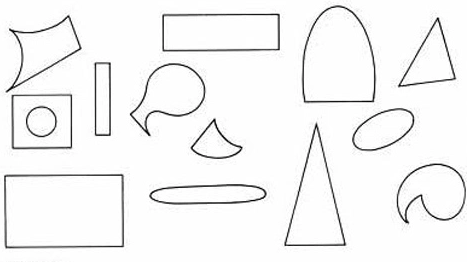
#> input picture Clase_7/Imagenes/fig.PNG, 467 x 262 px
$ python main.py
#> lines starting #> are read from the running program, lines starting #| are printed output that depends on the picture; after the words box and inside, x2 and y2 are one past the last pixel; in counts of white or black regions, pixels touching at a corner belong together
import cv2
import numpy as np

path = 'Imagenes/fig.PNG'

imgColor = cv2.imread(path, 1)
#> imgColor is the input picture: shape (262, 467, 3); mean B, G, R 244.4, 244.3, 244.4
imgGray = cv2.imread(path, 0)
#> imgGray: shape (262, 467); min 0, max 255, mean 244.3

ret, imgBinary = cv2.threshold(imgGray, 0, 255, cv2.THRESH_BINARY_INV | cv2.THRESH_OTSU) # Otsu's thresholding compared with binary thresholding makes the image more clear
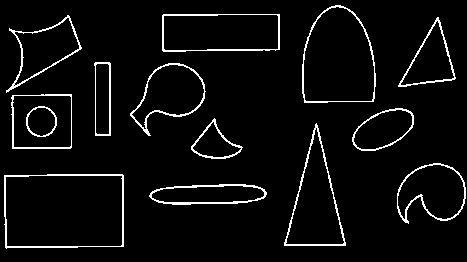
#> imgBinary: shape (262, 467); 4.9% white in thin lines or dots
#> ret = 173
cv2.imshow('imgBinary', imgBinary)
cv2.waitKey(1)
contours, hie = cv2.findContours(imgBinary, cv2.RETR_LIST, cv2.CHAIN_APPROX_NONE) #cv2.RETR_LIST: devuelve todos los contornos sin jerarquía
#> contours = 29 contours, 1 with area under 20; largest, box (x1, y1, x2, y2) and area: (4, 174, 124, 249) 8570, (5, 175, 123, 247) 8252, (302, 5, 376, 103) 5838, (303, 6, 375, 102) 5616, (162, 14, 280, 52) 4224; hie = 29 rows, first 6: [1, -1, -1, -1], [2, 0, -1, -1], [3, 1, -1, -1], [4, 2, -1, -1], [5, 3, -1, -1], [6, 4, -1, -1]
                                                                                    #cv2.CHAIN_APPROX_SIMPLE: comprime los segmentos horizontales, verticales y diagonales y deja solo sus puntos finales
                                                                                    #cv2.RETR_TREE: devuelve todos los contornos con jerarquía
                                                                                    #cv2.CHAIN_APPROX_NONE: devuelve todos los puntos del contorno
                                                                                    #cv2.RETR_EXTERNAL: devuelve solo los contornos externos
                                                                                    #hie es la jerarquía de los contornos
imgContours = np.zeros(imgColor.shape[:], dtype=np.uint8) # crear una imagen vacia para ubicar los contornos
print(len(contours))
#| 29
if (len(contours) > 0):
    for cnt in contours:
        x,y,w,h = cv2.boundingRect(cnt) # Devuelve las coordenadas de la esquina superior izquierda y el ancho y alto del rectángulo que rodea al contorno
        area = cv2.contourArea(cnt)
        if ( area > 500):
            cv2.rectangle(imgColor, (x, y), (x+w, y+h), (255, 0, 0), 2)
            p = cv2.arcLength(cnt, True)
            c = 4*np.pi*area/(p*p) # circularity
            if (c > 0.8):
                #cv2.drawContours(imgColor, cnt, -1, (255, 0, 0), 2)
                cv2.drawContours(imgContours, cnt, -1, (255, 0, 0), 2)
                cv2.imshow('imgColor', imgColor)
                cv2.imshow('imgContours', imgContours)
                cv2.waitKey(0)
#> this loop made 29 passes
#> (x, y, w, h, area, p, c) on passes 1 to 12: (151, 185, 114, 18, 1604, 243.6, 0.34), (149, 184, 118, 21, 1890, 254.1, 0.368), (5, 175, 118, 72, 8251.5, 372.7, 0.746), (4, 174, 120, 75, 8570, 383.3, 0.733), (397, 164, 68, 56, 2584, 244.5, 0.543), (397, 163, 69, 61, 2826, 256.5, 0.54), (285, 127, 60, 118, 3507, 315.7, 0.442), (284, 123, 62, 123, 3793.5, 330.3, 0.437), (192, 121, 50, 37, 856.5, 135.4, 0.587), (191, 118, 52, 41, 1020, 146.9, 0.594), (353, 109, 60, 41, 1595.5, 163.4, 0.751), (352, 108, 62, 43, 1754.5, 170.3, 0.761)
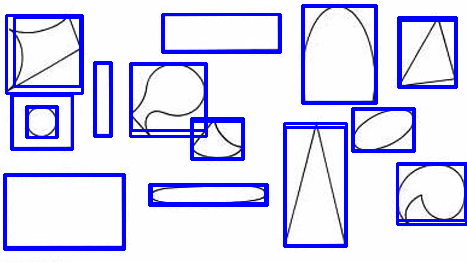
#> imgColor: shape (262, 467, 3); 12.68% of pixels changed, all inside (x1, y1, x2, y2) = (3, 4, 467, 251)
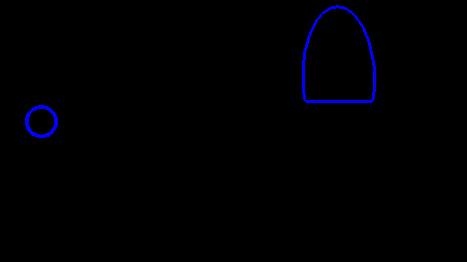
#> imgContours: shape (262, 467, 3); mean B, G, R 2.4, 0, 0
cv2.destroyAllWindows()

$ run again, with Clase_7/Imagenes/Img_Pintar.JPG saved as Clase_7/Imagenes/fig.PNG
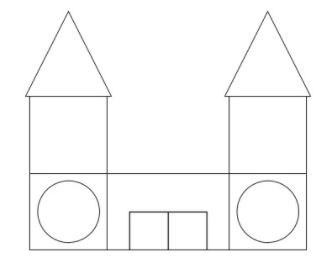
#> input picture Clase_7/Imagenes/Img_Pintar.JPG, 323 x 266 px
#> imgColor is the input picture: shape (266, 323, 3); min 40, max 255, mean 249.6
#> `ret, imgBinary = cv2.threshold(imgGray, 0, 255, cv2.THRESH_BINARY_INV ..`:
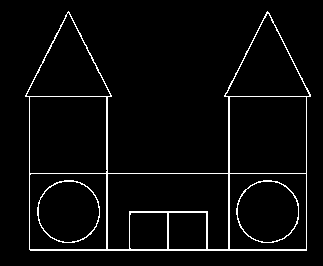
#> imgBinary: shape (266, 323); 3.9% white in thin lines or dots, all inside (x1, y1, x2, y2) = (25, 11, 311, 251)
#> ret = 198
#> contours = 14 contours; largest, box (x1, y1, x2, y2) and area: (25, 11, 311, 251) 40764, (107, 173, 229, 250) 6229, (29, 96, 108, 174) 5928, (229, 96, 307, 174) 5927, (229, 173, 307, 250) 5850; hie = 14 rows, first 6: [1, -1, -1, -1], [2, 0, -1, -1], [3, 1, -1, -1], [4, 2, -1, -1], [5, 3, -1, -1], [6, 4, -1, -1]
#| 14
#> the loop `for cnt in contours:` made 14 passes
#> (x, y, w, h, area, p, c) on passes 1 to 8: (168, 212, 39, 38, 1404, 147.7, 0.809), (129, 212, 39, 38, 1400, 146.5, 0.82), (237, 181, 62, 62, 2936.5, 202.4, 0.901), (38, 181, 62, 62, 2934, 201.8, 0.905), (236, 180, 63, 63, 3045.5, 206.4, 0.898), (37, 180, 63, 63, 3042.5, 206.4, 0.897), (229, 173, 78, 77, 5850, 303.7, 0.797), (107, 173, 122, 77, 6229, 466.5, 0.36)
#> after the loop `for cnt in contours:`:
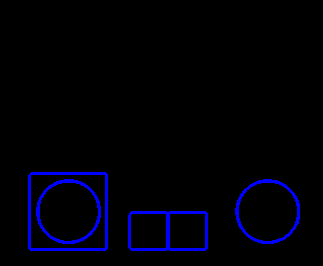
#> imgContours: shape (266, 323, 3); mean B, G, R 8.8, 0, 0

$ run again, with Clase_7/Imagenes/Img_Pintar_2 (1).JPG saved as Clase_7/Imagenes/fig.PNG
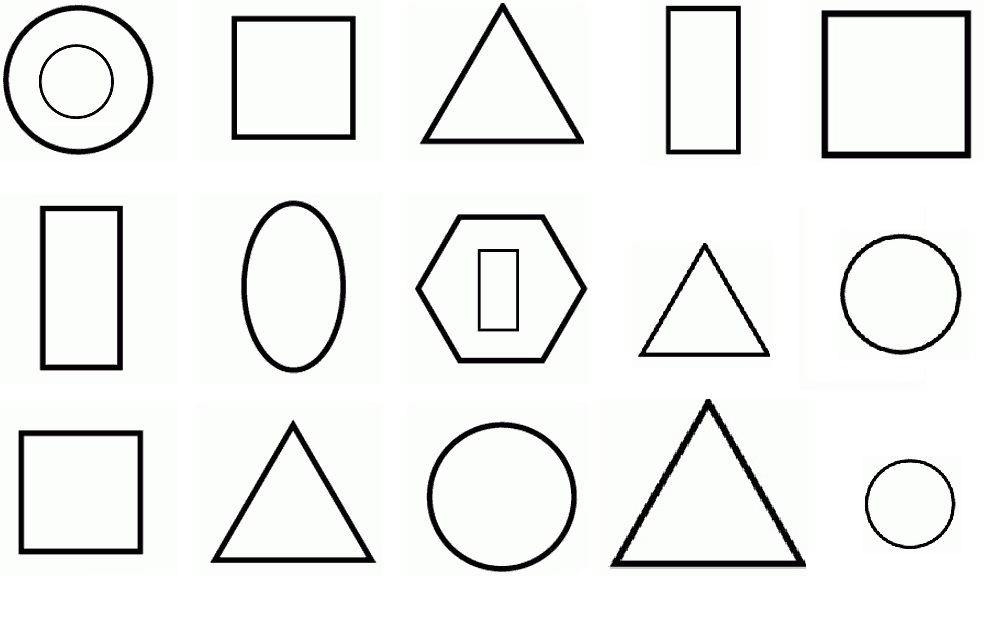
#> input picture Clase_7/Imagenes/Img_Pintar_2 (1).JPG, 990 x 624 px
#> imgColor is the input picture: shape (624, 990, 3); mean B, G, R 237.1, 238.7, 237.6
#> `ret, imgBinary = cv2.threshold(imgGray, 0, 255, cv2.THRESH_BINARY_INV ..`:
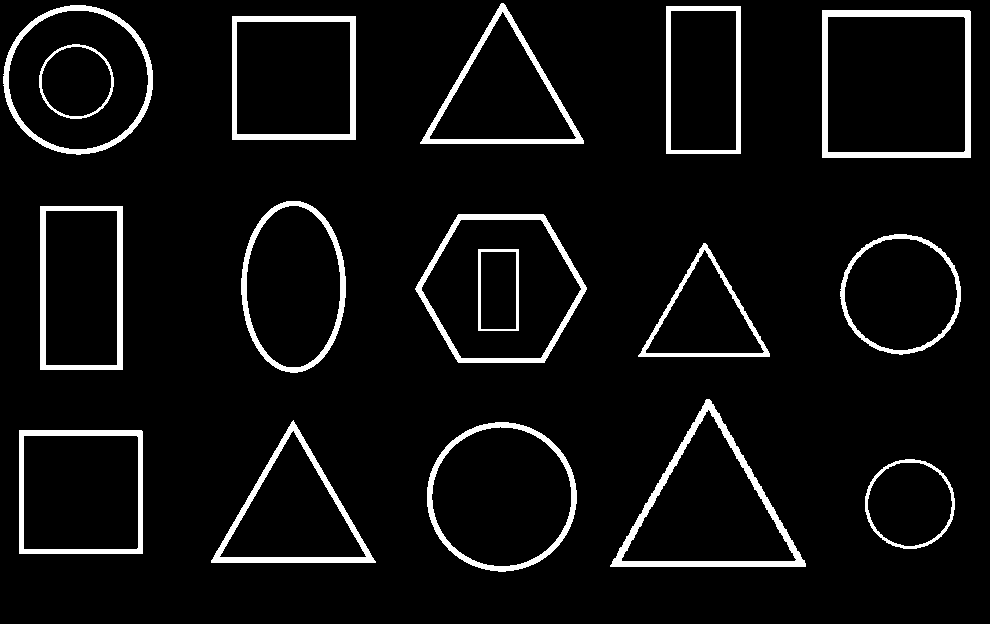
#> imgBinary: shape (624, 990); 6.2% white; 17 white regions
#> ret = 112
#> contours = 34 contours; largest, box (x1, y1, x2, y2) and area: (822, 10, 971, 158) 21756, (415, 214, 587, 363) 19046, (827, 16, 966, 153) 18763, (427, 422, 577, 572) 17398, (3, 5, 153, 155) 17397; hie = 34 rows, first 6: [1, -1, -1, -1], [2, 0, -1, -1], [3, 1, -1, -1], [4, 2, -1, -1], [5, 3, -1, -1], [6, 4, -1, -1]
#| 34
#> the loop `for cnt in contours:` made 34 passes
#> (x, y, w, h, area, p, c) on passes 1 to 8: (867, 462, 86, 85, 5582.5, 282.4, 0.88), (865, 459, 90, 90, 6244, 298.6, 0.88), (23, 435, 116, 115, 13105, 454.5, 0.797), (219, 430, 148, 128, 9448.5, 460.7, 0.559), (19, 430, 124, 124, 15128.5, 491.4, 0.787), (431, 426, 141, 141, 15276, 462.8, 0.896), (427, 422, 150, 150, 17398, 494.1, 0.896), (211, 420, 165, 143, 11715, 515.9, 0.553)
#> after the loop `for cnt in contours:`:
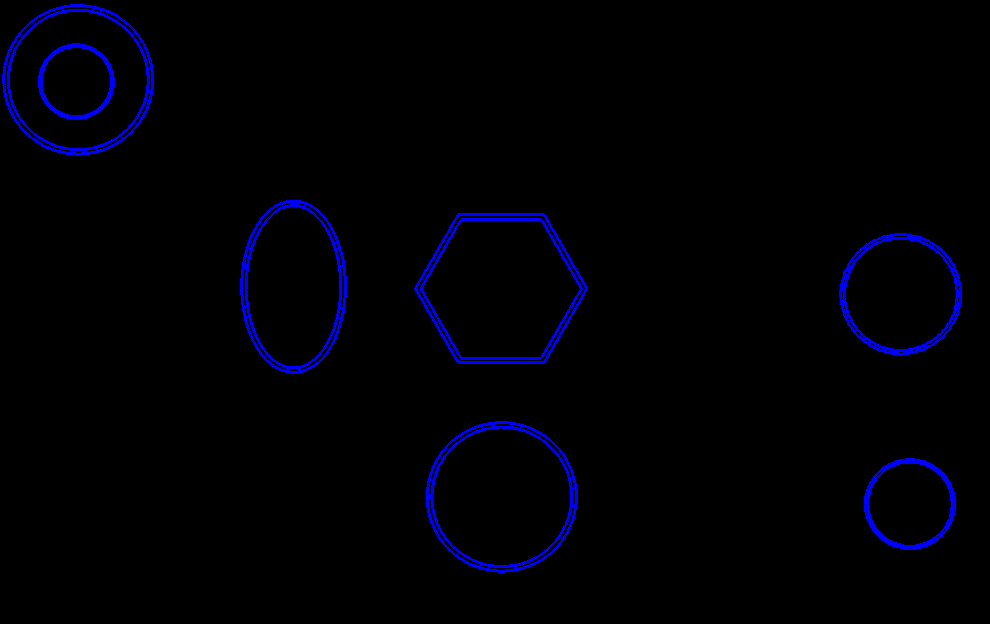
#> imgContours: shape (624, 990, 3); mean B, G, R 5.9, 0, 0
